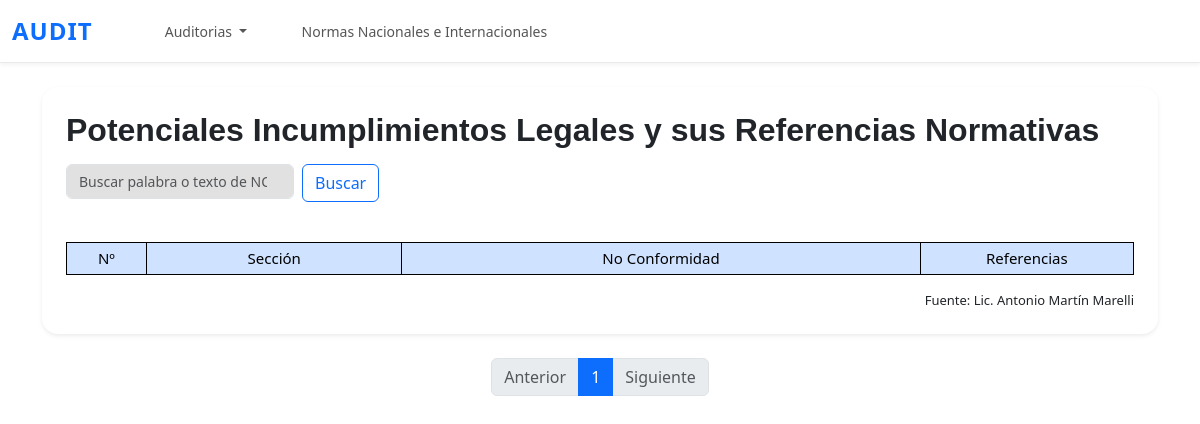
/nc/lista/, run on an earlier commit of the app's database.
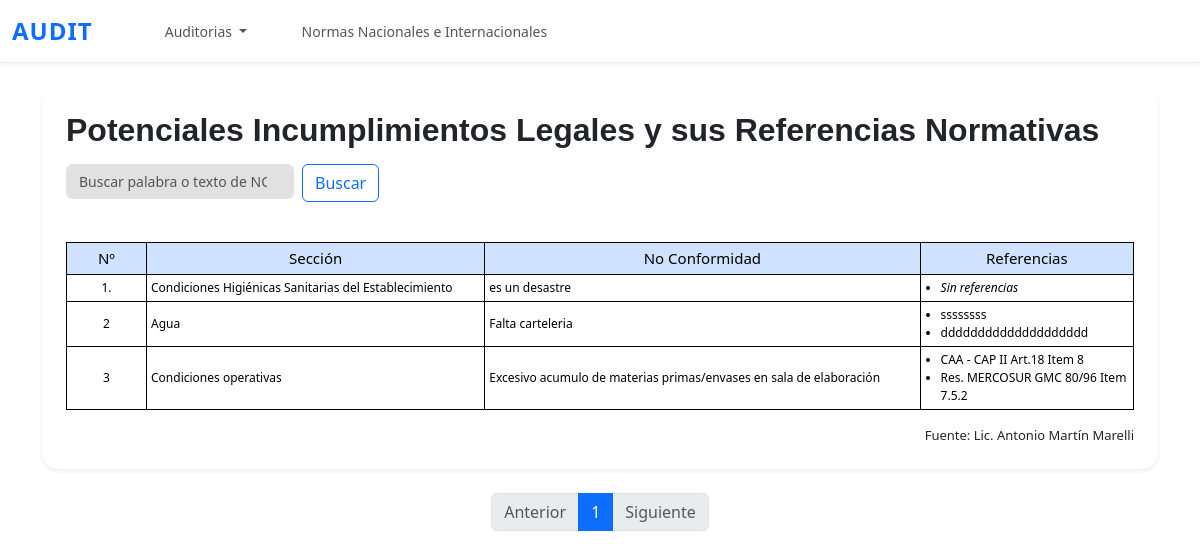
And on a later commit of the database.
### questions/models.py (models this page shows, shortened)
class NoConformidades(models.Model):
    numero = models.CharField(max_length=10)
    seccion = models.TextField(max_length=100, blank=True, null=True)
    nc = models.TextField(max_length=255, blank=True, null=True)

class Ref_noconformidades(models.Model):
    nc_lista = models.ForeignKey(NoConformidades, related_name='ref_noconformidades', on_delete=models.CASCADE)
    texto = models.CharField(max_length=255)

### questions/views.py (the view)
# urls.py: path('nc/lista/', lista_nc, name='lista_nc'),
def lista_nc(request):
    query = request.GET.get('q', '')
    if query:
        nc_lista = NoConformidades.objects.filter(Q(seccion__icontains=query) | Q(nc__icontains=query)).prefetch_related('ref_noconformidades')
    else:
        nc_lista = NoConformidades.objects.all().prefetch_related('ref_noconformidades')
    paginator = Paginator(nc_lista, 5)  # 5 registros por página
    page_number = request.GET.get('page')
    page_obj = paginator.get_page(page_number)
    context = {
        'page_obj': page_obj,
        'query': query,  # Para mantener el texto buscado en el input
    }
    return render(request, 'questions/lista_nc.html', context)

### questions/templates/questions/lista_nc.html (shortened to what this page needs)
{% extends 'questions/base.html' %}
{% load static %}
{% block content %}
<div class="container py-4">
    <div class="bg-white p-4 rounded-4 shadow-sm">
        <div class="d-flex flex-wrap justify-content-between align-items-center mb-4">
            <h2 class="mb-0" style="font-family: 'Montserrat', sans-serif; font-weight: 600;">
                Potenciales Incumplimientos Legales y sus Referencias Normativas
            </h2>
            <br>
            <form method="get" class="d-flex mb-3" role="search" style="margin-top: 15px;">
              <input class="form-control me-2" type="search" placeholder="Buscar palabra o texto de NC." aria-label="Buscar" name="q" value="{{ query }}">
              <button class="btn btn-outline-primary" type="submit">Buscar</button>
            </form>
        </div>
        <div class="table-responsive">
            <table class="table table-bordered table-hover align-middle table-sm small">
                <thead class="table-primary text-center">
                    <tr>
                        <th style="width: 80px;">Nº</th>
                        <th>Sección</th>
                        <th>No Conformidad</th>
                        <th style="width: 20%">Referencias</th>
                    </tr>
                </thead>
                <tbody>
                    {% for nc in page_obj %}
                    <tr>
                        <td class="text-center">{{ nc.numero }}</td>
                        <td>{{ nc.seccion }}</td>
                        <td>{{ nc.nc }}</td>
                        <td>
                          <ul class="mb-0 ps-3">
                              {% for ref in nc.ref_noconformidades.all %}
                                  <li>{{ ref.texto }}</li>
                              {% empty %}
                                  <li><em>Sin referencias</em></li>
                              {% endfor %}
                          </ul>
                      </td>
                    </tr>
                    {% endfor %}
                </tbody>
            </table>
        </div>
        <div style="font-size: 13px; text-align: right;">
          Fuente: Lic. Antonio Martín Marelli
        </div>
    </div>
</div>
<nav aria-label="Page navigation">
  <ul class="pagination justify-content-center">
    {% if page_obj.has_previous %}
      <li class="page-item">
        <a class="page-link" href="?q={{ query }}&page={{ page_obj.previous_page_number }}">Anterior</a>
      </li>
    {% else %}
      <li class="page-item disabled">
        <span class="page-link">Anterior</span>
      </li>
    {% endif %}
    {% for num in page_obj.paginator.page_range %}
      {% if page_obj.number == num %}
        <li class="page-item active">
          <span class="page-link">{{ num }}</span>
        </li>
      {% else %}
        <li class="page-item">
          <a class="page-link" href="?q={{ query }}&page={{ num }}">{{ num }}</a>
        </li>
      {% endif %}
    {% endfor %}
    {% if page_obj.has_next %}
      <li class="page-item">
        <a class="page-link" href="?q={{ query }}&page={{ page_obj.next_page_number }}">Siguiente</a>
      </li>
    {% else %}
      <li class="page-item disabled">
        <span class="page-link">Siguiente</span>
      </li>
    {% endif %}
  </ul>
</nav>
{% endblock %}

What changed in the data, as far as the page shows it:
added NoConformidades: numero "1.", seccion "Condiciones Higiénicas Sanitarias del Establecimiento", nc "es un desastre"
added NoConformidades: numero "2", seccion "Agua", nc "Falta carteleria"
added Ref_noconformidades: texto "ssssssss", shown under "2"
added Ref_noconformidades: texto "dddddddddddddddddddd", shown under "2"
added NoConformidades: numero "3", seccion "Condiciones operativas", nc "Excesivo acumulo de materias primas/envases en sala de elaboración"
added Ref_noconformidades: texto "CAA - CAP II Art.18 Item 8", shown under "3"
added Ref_noconformidades: texto "Res. MERCOSUR GMC 80/96 Item 7.5.2", shown under "3"
